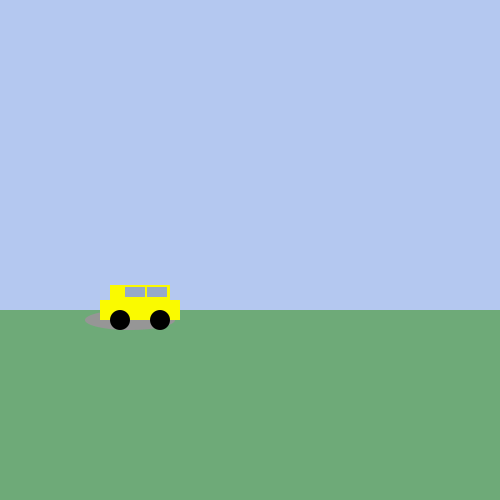
Frame 1 (no input)
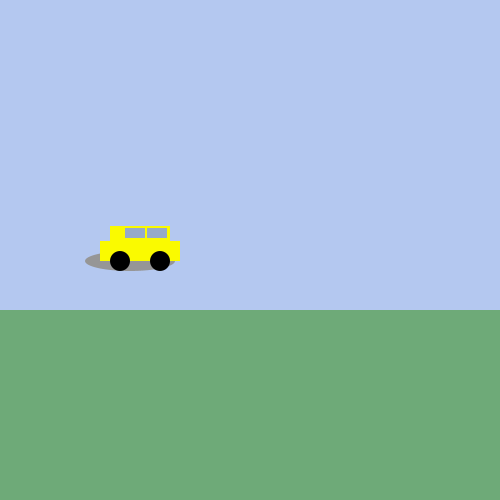
Frame 60 (the mouse pressed at the canvas centre just before this capture)
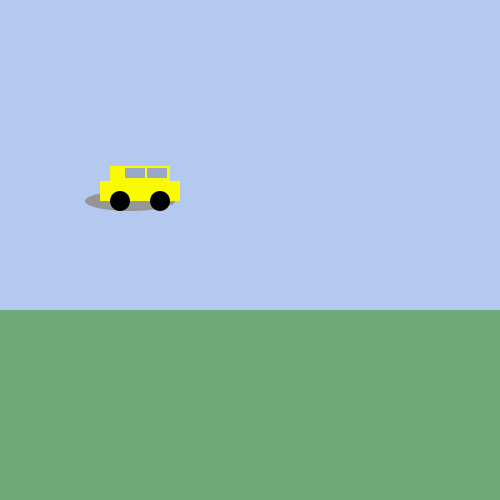
Frame 120 (the mouse held since frame 60 and released just before this capture)

The Processing sketch that drew these frames (run headless with seeded random() and noise(); from frame 60 on, the mouse is pressed at the canvas centre):

// Processing sketch: car
// ── car.pde
void setup() {
  size(500, 500);
}

int x = 100, speed = -1, y = 0;

void draw() {
  noStroke();

  background(180, 200, 240);

  // draw the ground
  fill(110, 170, 120);
  rect(0, 310, width, height - 310);

  // draw a yellow car
  fill(150, 150, 150);
  ellipse(x + 30, 320 + y, 90, 20);

  fill(250, 250, 0);
  rect(x, 300 + y, 80, 20);
  rect(x + 10, 285 + y, 60, 15);

  fill(150, 170, 200);
  rect(x + 47, 287 + y, 20, 10);
  rect(x + 25, 287 + y, 20, 10);

  fill(0, 0, 0);
  ellipse(x + 20, 320 + y, 20, 20);
  ellipse(x + 60, 320 + y, 20, 20);

  y += speed;

  if (y < -350)
    speed = 1;
  else if (y > 250)
    speed = -1;
}
